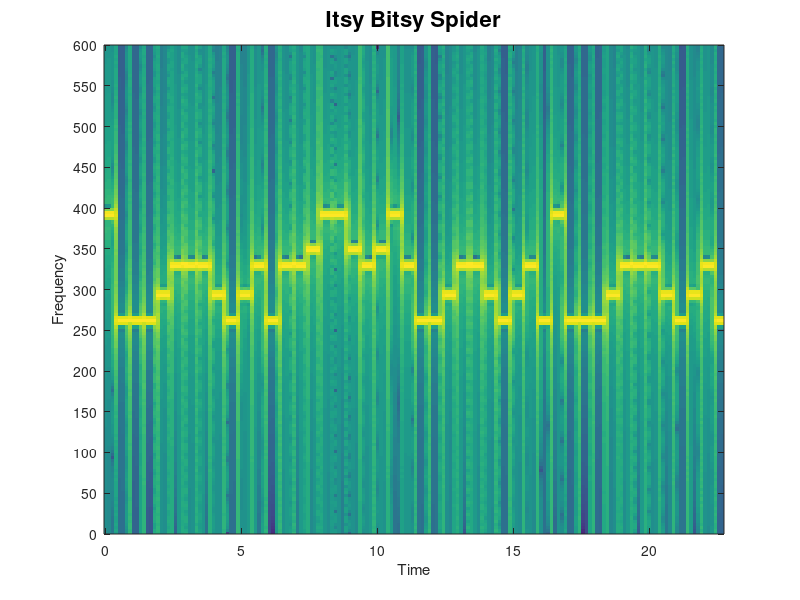
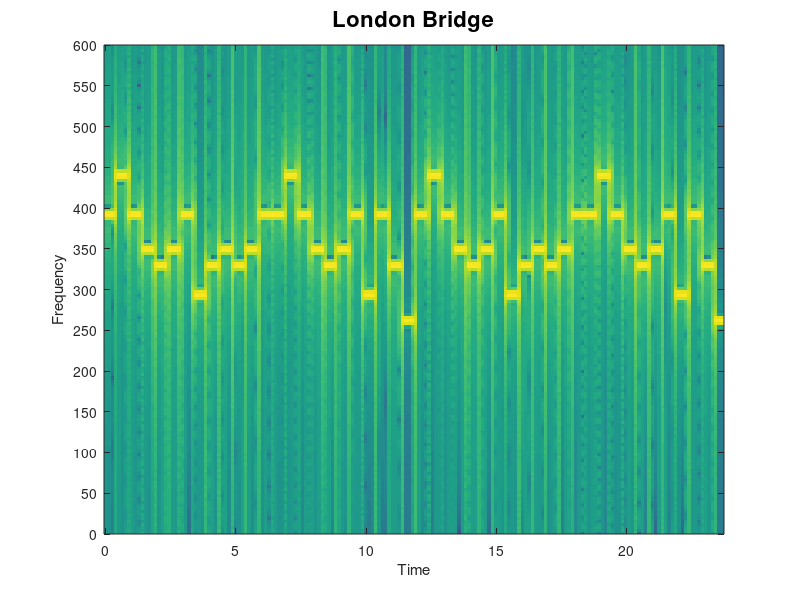

Here is the MATLAB script that generated these plots, in order:
%%%%%%%%%%%%%%%%%%%%%%%%%%%%%%%%%%%%%%%%%%%%%%%%%%%%%%%%%%%%%%%%%%%%%%%%%%%
% Cleaning
%%%%%%%%%%%%%%%%%%%%%%%%%%%%%%%%%%%%%%%%%%%%%%%%%%%%%%%%%%%%%%%%%%%%%%%%%%%

clear all, close all, home

%%%%%%%%%%%%%%%%%%%%%%%%%%%%%%%%%%%%%%%%%%%%%%%%%%%%%%%%%%%%%%%%%%%%%%%%%%%
% Defining Notes
%%%%%%%%%%%%%%%%%%%%%%%%%%%%%%%%%%%%%%%%%%%%%%%%%%%%%%%%%%%%%%%%%%%%%%%%%%%

%Defining the notes
note=@(f)cos(2*pi*f.*[0:1/8000:0.5]);

%Freq of the 4th note in each octave in Hz
C=note(261.63);
Cs=note(277.18);
D=note(293.66);
Ds=note(311.13);
E=note(329.63);
F=note(349.23);
Fs=note(369.99);
G=note(392);
Gs=note(415.3);
A=note(440);
As=note(466.16);
B=note(493.88);

%%%%%%%%%%%%%%%%%%%%%%%%%%%%%%%%%%%%%%%%%%%%%%%%%%%%%%%%%%%%%%%%%%%%%%%%%%%
% Question 1
%%%%%%%%%%%%%%%%%%%%%%%%%%%%%%%%%%%%%%%%%%%%%%%%%%%%%%%%%%%%%%%%%%%%%%%%%%%
song_Spider=[G,C,C,C,D,E,E,E,D,C,D,E,C,E,E,F,G,G,F,E,F,G,E,C,C,D,E,E,D,C,...
    D,E,C,G,C,C,C,D,E,E,E,D,C,D,E,C];

%Spider Plot
figure
specgram(song_Spider,2048,8000,hamming(2048),1024);
title('Itsy Bitsy Spider','FontSize',16)
set(gca,'YLim',[0 600]),set(gca,'YTick',[0:50:600])

%%%%%%%%%%%%%%%%%%%%%%%%%%%%%%%%%%%%%%%%%%%%%%%%%%%%%%%%%%%%%%%%%%%%%%%%%%%
% Question 2
%%%%%%%%%%%%%%%%%%%%%%%%%%%%%%%%%%%%%%%%%%%%%%%%%%%%%%%%%%%%%%%%%%%%%%%%%%%
song_Bridge=[G,A,G,F,E,F,G,D,E,F,E,F,G,G,A,G,F,E,F,G,D,G,E,C,G,A,G,F,E,F,...
    G,D,E,F,E,F,G,G,A,G,F,E,F,G,D,G,E,C];

%Bridge Plot
figure
specgram(song_Bridge,2048,8000,hamming(2048),1024);
title('London Bridge','FontSize',16)
set(gca,'YLim',[0 600]),set(gca,'YTick',[0:50:600])